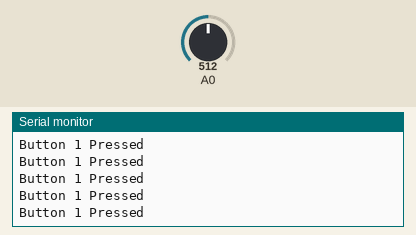
Simulated run of this sketch. Board: Arduino Uno, built with avr-gcc and run on an emulated ATmega328P. Shown: the last lines printed to the serial monitor. The test bench sets the inputs (shaded band); at power-on: A0 = 512.

Above: at 1.2 s.
1.3 s: A0 set to 255
At 1.9 s:
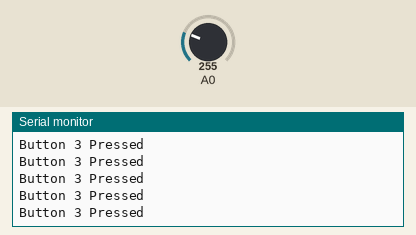
4.3 s: A0 set to 205
At 5.0 s:
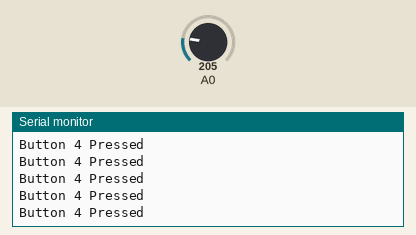
Timing chart, 0 to 7.3 s (numbered marks = the images above; inputs shaded):
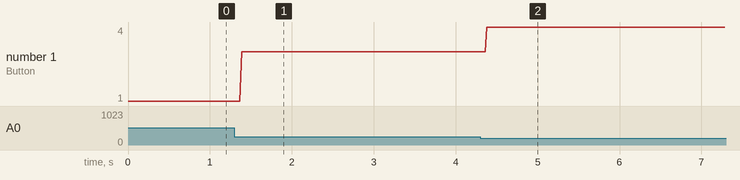

The sketch:

Arduino_MultiButton_Read_off_One_Port.ino
```cpp
double buttonRead;
void setup() {
  // put your setup code here, to run once:
  Serial.begin(9600);
}

void loop() {
  // put your main code here, to run repeatedly:
// Serial.println(analogRead(A0));
 buttonRead = analogRead(A0);
 if (buttonRead >= 185 && buttonRead <= 215) {
  Serial.println("Button 4 Pressed");
 }
 if (buttonRead >= 235 && buttonRead <= 265) {
  Serial.println("Button 3 Pressed");
 }
   if (buttonRead >= 315 && buttonRead <= 345) {
  Serial.println("Button 2 Pressed");
 }
 if (buttonRead >= 485 && buttonRead <= 515) {
  Serial.println("Button 1 Pressed");
 }
}
```

Measured:
- after the input at 1.3 s, the serial monitor: prints a new line after 0.09 s (image 1)
- after the input at 4.3 s, the serial monitor: prints a new line after 0.08 s (image 2)
- plotted number 1: 1 → 3 after the input at 1.3 s, 3 → 4 after the input at 4.3 s
